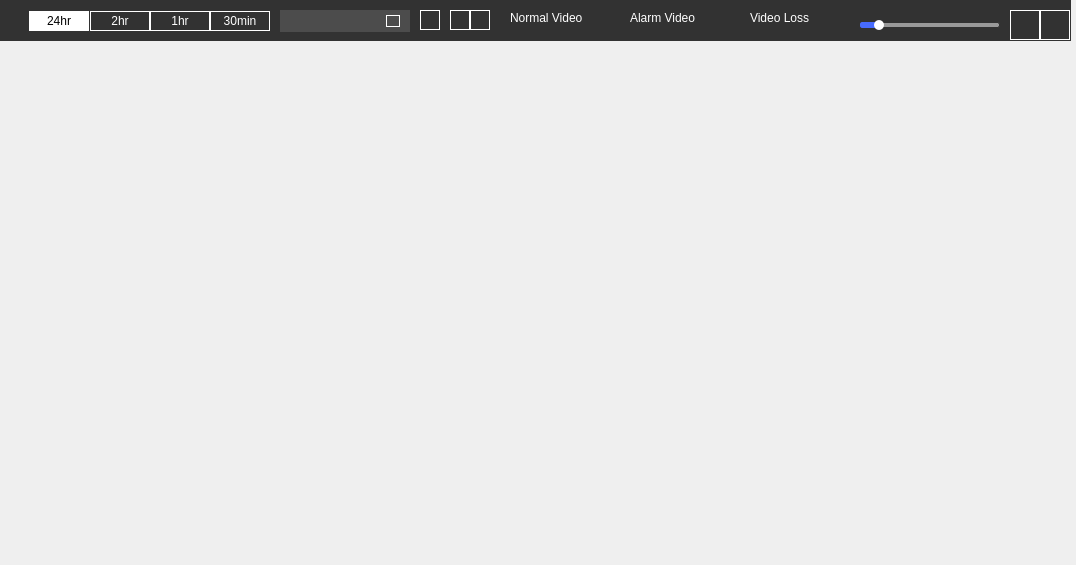
<?xml version="1.0" encoding="UTF-8"?>
<ui version="4.0">
 <class>ReplayTimeline</class>
 <widget class="QWidget" name="ReplayTimeline">
  <property name="geometry">
   <rect>
    <x>0</x>
    <y>0</y>
    <width>1076</width>
    <height>565</height>
   </rect>
  </property>
  <property name="windowTitle">
   <string>Form</string>
  </property>
  <property name="styleSheet">
   <string notr="true"/>
  </property>
  <widget class="QWidget" name="widget_play" native="true">
   <property name="geometry">
    <rect>
     <x>0</x>
     <y>0</y>
     <width>1071</width>
     <height>41</height>
    </rect>
   </property>
   <property name="styleSheet">
    <string notr="true">QWidget{
	background-color:#323232;
	color:white;
	font-family: &quot;Microsoft YaHei&quot;;
	font-size: 12px;
}
QPushButton {
	background-color:#323232;
	border-width:1;
    padding:4px;  
	color:white;
	border-style:inset;
	border-color: rgb(255, 255, 255);
}
QPushButton:checked {  
    /* 改变背景色   
    background-color:rgb(40,85,20); */
    /* 使文字有一点移动 */  
   /* padding-left:6px;  
    padding-top:6px;  */
	color:black;
	border-color: rgb(255, 255, 255);
	background-color:#ffffff;
}  
</string>
   </property>
   <widget class="QPushButton" name="pushButton_24h">
    <property name="geometry">
     <rect>
      <x>29</x>
      <y>11</y>
      <width>60</width>
      <height>20</height>
     </rect>
    </property>
    <property name="focusPolicy">
     <enum>Qt::NoFocus</enum>
    </property>
    <property name="styleSheet">
     <string notr="true"/>
    </property>
    <property name="text">
     <string>24hr</string>
    </property>
    <property name="checkable">
     <bool>true</bool>
    </property>
    <property name="checked">
     <bool>true</bool>
    </property>
   </widget>
   <widget class="QPushButton" name="pushButton_2h">
    <property name="geometry">
     <rect>
      <x>90</x>
      <y>11</y>
      <width>60</width>
      <height>20</height>
     </rect>
    </property>
    <property name="focusPolicy">
     <enum>Qt::NoFocus</enum>
    </property>
    <property name="styleSheet">
     <string notr="true"/>
    </property>
    <property name="text">
     <string>2hr</string>
    </property>
    <property name="checkable">
     <bool>true</bool>
    </property>
   </widget>
   <widget class="QPushButton" name="pushButton_1h">
    <property name="geometry">
     <rect>
      <x>150</x>
      <y>11</y>
      <width>60</width>
      <height>20</height>
     </rect>
    </property>
    <property name="focusPolicy">
     <enum>Qt::NoFocus</enum>
    </property>
    <property name="styleSheet">
     <string notr="true"/>
    </property>
    <property name="text">
     <string>1hr</string>
    </property>
    <property name="checkable">
     <bool>true</bool>
    </property>
    <property name="checked">
     <bool>false</bool>
    </property>
   </widget>
   <widget class="QPushButton" name="pushButton_30min">
    <property name="geometry">
     <rect>
      <x>210</x>
      <y>11</y>
      <width>60</width>
      <height>20</height>
     </rect>
    </property>
    <property name="focusPolicy">
     <enum>Qt::NoFocus</enum>
    </property>
    <property name="styleSheet">
     <string notr="true"/>
    </property>
    <property name="text">
     <string>30min</string>
    </property>
    <property name="checkable">
     <bool>true</bool>
    </property>
   </widget>
   <widget class="QWidget" name="widget_date" native="true">
    <property name="geometry">
     <rect>
      <x>280</x>
      <y>10</y>
      <width>130</width>
      <height>22</height>
     </rect>
    </property>
    <property name="styleSheet">
     <string notr="true">background-color: rgb(76, 76, 76);</string>
    </property>
    <widget class="QLabel" name="label_date">
     <property name="geometry">
      <rect>
       <x>10</x>
       <y>3</y>
       <width>71</width>
       <height>16</height>
      </rect>
     </property>
     <property name="text">
      <string/>
     </property>
    </widget>
    <widget class="QPushButton" name="pushButton_date">
     <property name="geometry">
      <rect>
       <x>106</x>
       <y>5</y>
       <width>14</width>
       <height>12</height>
      </rect>
     </property>
     <property name="focusPolicy">
      <enum>Qt::NoFocus</enum>
     </property>
     <property name="styleSheet">
      <string notr="true">border-image: url(:/images/table_date.png);</string>
     </property>
     <property name="text">
      <string/>
     </property>
    </widget>
   </widget>
   <widget class="QPushButton" name="pushButton_slow">
    <property name="geometry">
     <rect>
      <x>420</x>
      <y>10</y>
      <width>20</width>
      <height>20</height>
     </rect>
    </property>
    <property name="focusPolicy">
     <enum>Qt::NoFocus</enum>
    </property>
    <property name="styleSheet">
     <string notr="true">QPushButton{border-image: url(:/images/replay_slow.png)}
QPushButton:pressed{border-image: url(:/images/replay_slow_p.png)}

</string>
    </property>
    <property name="text">
     <string/>
    </property>
   </widget>
   <widget class="QPushButton" name="pushButton_play">
    <property name="geometry">
     <rect>
      <x>450</x>
      <y>10</y>
      <width>20</width>
      <height>20</height>
     </rect>
    </property>
    <property name="focusPolicy">
     <enum>Qt::NoFocus</enum>
    </property>
    <property name="styleSheet">
     <string notr="true">QPushButton{border-image: url(:/images/repaly_play.png)}


</string>
    </property>
    <property name="text">
     <string/>
    </property>
   </widget>
   <widget class="QPushButton" name="pushButton_fast">
    <property name="geometry">
     <rect>
      <x>470</x>
      <y>10</y>
      <width>20</width>
      <height>20</height>
     </rect>
    </property>
    <property name="focusPolicy">
     <enum>Qt::NoFocus</enum>
    </property>
    <property name="styleSheet">
     <string notr="true">QPushButton{border-image: url(:/images/replay_fast.png)}
QPushButton:pressed{border-image: url(:/images/replay_fast_p.png)}

</string>
    </property>
    <property name="text">
     <string/>
    </property>
   </widget>
   <widget class="QLabel" name="label_normalimg">
    <property name="geometry">
     <rect>
      <x>490</x>
      <y>20</y>
      <width>8</width>
      <height>8</height>
     </rect>
    </property>
    <property name="styleSheet">
     <string notr="true">border-image: url(:/images/replay_normal.png);</string>
    </property>
    <property name="text">
     <string/>
    </property>
   </widget>
   <widget class="QLabel" name="label_normal">
    <property name="geometry">
     <rect>
      <x>510</x>
      <y>10</y>
      <width>91</width>
      <height>16</height>
     </rect>
    </property>
    <property name="text">
     <string>Normal Video</string>
    </property>
   </widget>
   <widget class="QLabel" name="label_alarmimg">
    <property name="geometry">
     <rect>
      <x>600</x>
      <y>20</y>
      <width>8</width>
      <height>8</height>
     </rect>
    </property>
    <property name="styleSheet">
     <string notr="true">border-image: url(:/images/replay_alarm.png);</string>
    </property>
    <property name="text">
     <string/>
    </property>
   </widget>
   <widget class="QLabel" name="label_alarm">
    <property name="geometry">
     <rect>
      <x>630</x>
      <y>10</y>
      <width>91</width>
      <height>16</height>
     </rect>
    </property>
    <property name="text">
     <string>Alarm Video</string>
    </property>
   </widget>
   <widget class="QLabel" name="label_novideoimg">
    <property name="geometry">
     <rect>
      <x>720</x>
      <y>10</y>
      <width>8</width>
      <height>8</height>
     </rect>
    </property>
    <property name="styleSheet">
     <string notr="true">border-image: url(:/images/replay_noVideo.png);</string>
    </property>
    <property name="text">
     <string/>
    </property>
   </widget>
   <widget class="QLabel" name="label_novideo">
    <property name="geometry">
     <rect>
      <x>750</x>
      <y>10</y>
      <width>71</width>
      <height>16</height>
     </rect>
    </property>
    <property name="text">
     <string>Video Loss</string>
    </property>
   </widget>
   <widget class="QLabel" name="label_voice">
    <property name="geometry">
     <rect>
      <x>820</x>
      <y>10</y>
      <width>21</width>
      <height>17</height>
     </rect>
    </property>
    <property name="styleSheet">
     <string notr="true">border-image: url(:/images/replay_voice.png);</string>
    </property>
    <property name="text">
     <string/>
    </property>
   </widget>
   <widget class="QSlider" name="horizontalSlider">
    <property name="geometry">
     <rect>
      <x>860</x>
      <y>20</y>
      <width>140</width>
      <height>10</height>
     </rect>
    </property>
    <property name="styleSheet">
     <string notr="true">QSlider::groove:horizontal {
border: 1px solid #323232;
background: #80ffffff;
height:4px;
border-radius: 2px;
}

QSlider::sub-page:horizontal {

background: #476BFD;
border: 1px solid #476BFD;
height:	4px;
border-radius: 2px;

}


QSlider::handle:horizontal 
{
  
  background: qradialgradient(spread:pad, cx:0.5, cy:0.5, radius:0.5, fx:0.5, fy:0.5,stop:0.778409 rgba(255, 255, 255, 255));
    width: 10px;
    margin-top: -3px;
    margin-bottom: -3px;
    border-radius: 5px;
}



</string>
    </property>
    <property name="value">
     <number>10</number>
    </property>
    <property name="orientation">
     <enum>Qt::Horizontal</enum>
    </property>
   </widget>
   <widget class="QPushButton" name="pushButton_video1">
    <property name="geometry">
     <rect>
      <x>1010</x>
      <y>10</y>
      <width>30</width>
      <height>30</height>
     </rect>
    </property>
    <property name="focusPolicy">
     <enum>Qt::NoFocus</enum>
    </property>
    <property name="styleSheet">
     <string notr="true">QPushButton{border-image: url(:/images/repaly_1.png)}
</string>
    </property>
    <property name="text">
     <string/>
    </property>
   </widget>
   <widget class="QPushButton" name="pushButton_video4">
    <property name="geometry">
     <rect>
      <x>1040</x>
      <y>10</y>
      <width>30</width>
      <height>30</height>
     </rect>
    </property>
    <property name="focusPolicy">
     <enum>Qt::NoFocus</enum>
    </property>
    <property name="styleSheet">
     <string notr="true">QPushButton{border-image: url(:/images/replay_4.png)}



</string>
    </property>
    <property name="text">
     <string/>
    </property>
   </widget>
  </widget>
 </widget>
 <resources/>
 <connections/>
</ui>
